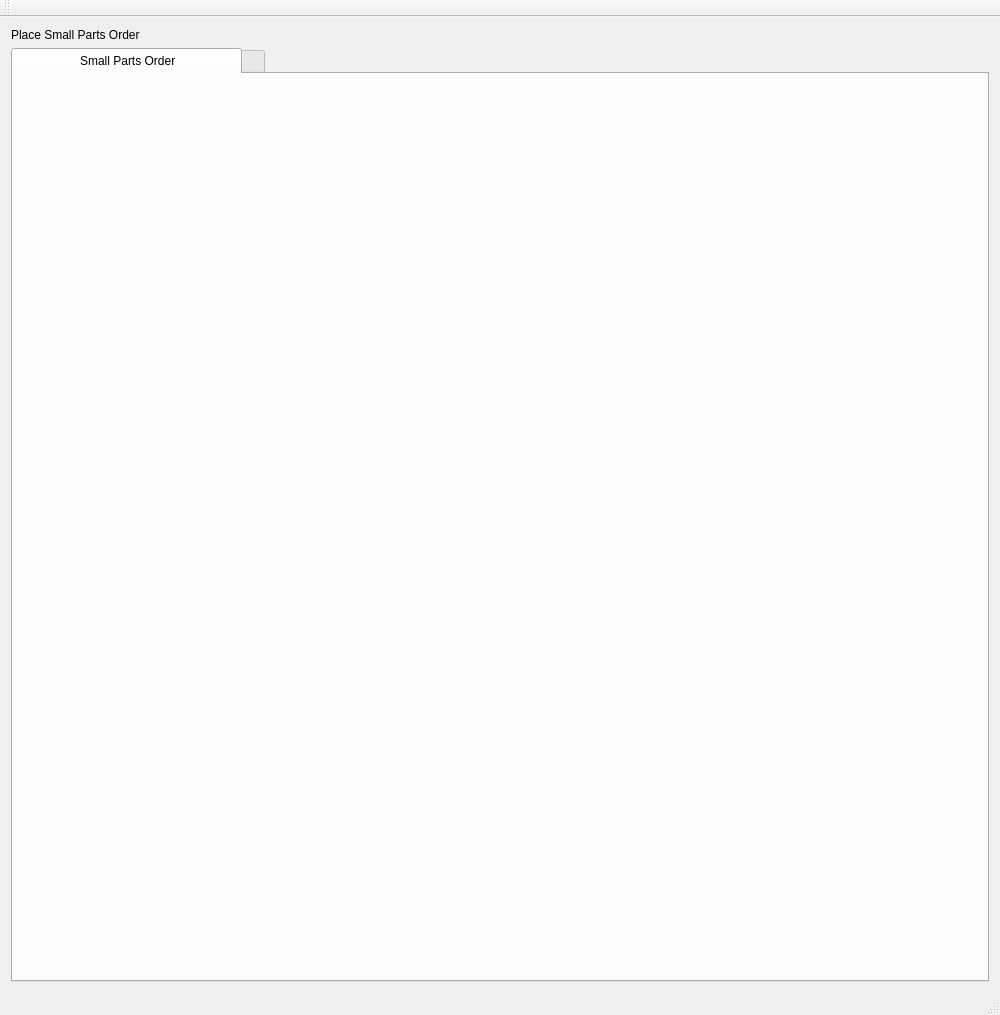
<?xml version="1.0" encoding="UTF-8"?>
<ui version="4.0">
 <class>MainView</class>
 <widget class="QMainWindow" name="MainView">
  <property name="geometry">
   <rect>
    <x>0</x>
    <y>0</y>
    <width>1000</width>
    <height>1015</height>
   </rect>
  </property>
  <property name="sizePolicy">
   <sizepolicy hsizetype="Expanding" vsizetype="Preferred">
    <horstretch>0</horstretch>
    <verstretch>0</verstretch>
   </sizepolicy>
  </property>
  <property name="windowTitle">
   <string>Draper Inc.</string>
  </property>
  <property name="windowIcon">
   <iconset resource="../sporesource.qrc">
    <normaloff>:/root/qtAppIcons/application.png</normaloff>:/root/qtAppIcons/application.png</iconset>
  </property>
  <widget class="QWidget" name="centralWidget">
   <layout class="QVBoxLayout" name="verticalLayout">
    <item>
     <widget class="QLabel" name="smallPartsOrder">
      <property name="text">
       <string>Place Small Parts Order</string>
      </property>
     </widget>
    </item>
    <item>
     <widget class="QTabWidget" name="tabMainView">
      <property name="enabled">
       <bool>true</bool>
      </property>
      <property name="currentIndex">
       <number>0</number>
      </property>
      <property name="documentMode">
       <bool>false</bool>
      </property>
      <property name="tabsClosable">
       <bool>false</bool>
      </property>
      <widget class="QWidget" name="tabShipToAddress">
       <attribute name="title">
        <string>                 Small Parts Order                </string>
       </attribute>
       <layout class="QVBoxLayout" name="verticalLayout_3">
        <item>
         <layout class="QVBoxLayout" name="loSetupTab"/>
        </item>
       </layout>
      </widget>
      <widget class="QWidget" name="tabAddSmallParts">
       <attribute name="title">
        <string notr="true"/>
       </attribute>
       <layout class="QVBoxLayout" name="verticalLayout_4">
        <item>
         <layout class="QVBoxLayout" name="loAddSmallParts"/>
        </item>
       </layout>
      </widget>
     </widget>
    </item>
   </layout>
  </widget>
  <widget class="QMenuBar" name="menuBar">
   <property name="geometry">
    <rect>
     <x>0</x>
     <y>0</y>
     <width>1000</width>
     <height>17</height>
    </rect>
   </property>
  </widget>
  <widget class="QToolBar" name="mainToolBar">
   <attribute name="toolBarArea">
    <enum>TopToolBarArea</enum>
   </attribute>
   <attribute name="toolBarBreak">
    <bool>false</bool>
   </attribute>
  </widget>
  <widget class="QStatusBar" name="statusBar"/>
 </widget>
 <layoutdefault spacing="6" margin="11"/>
 <resources>
  <include location="../sporesource.qrc"/>
 </resources>
 <connections/>
</ui>
